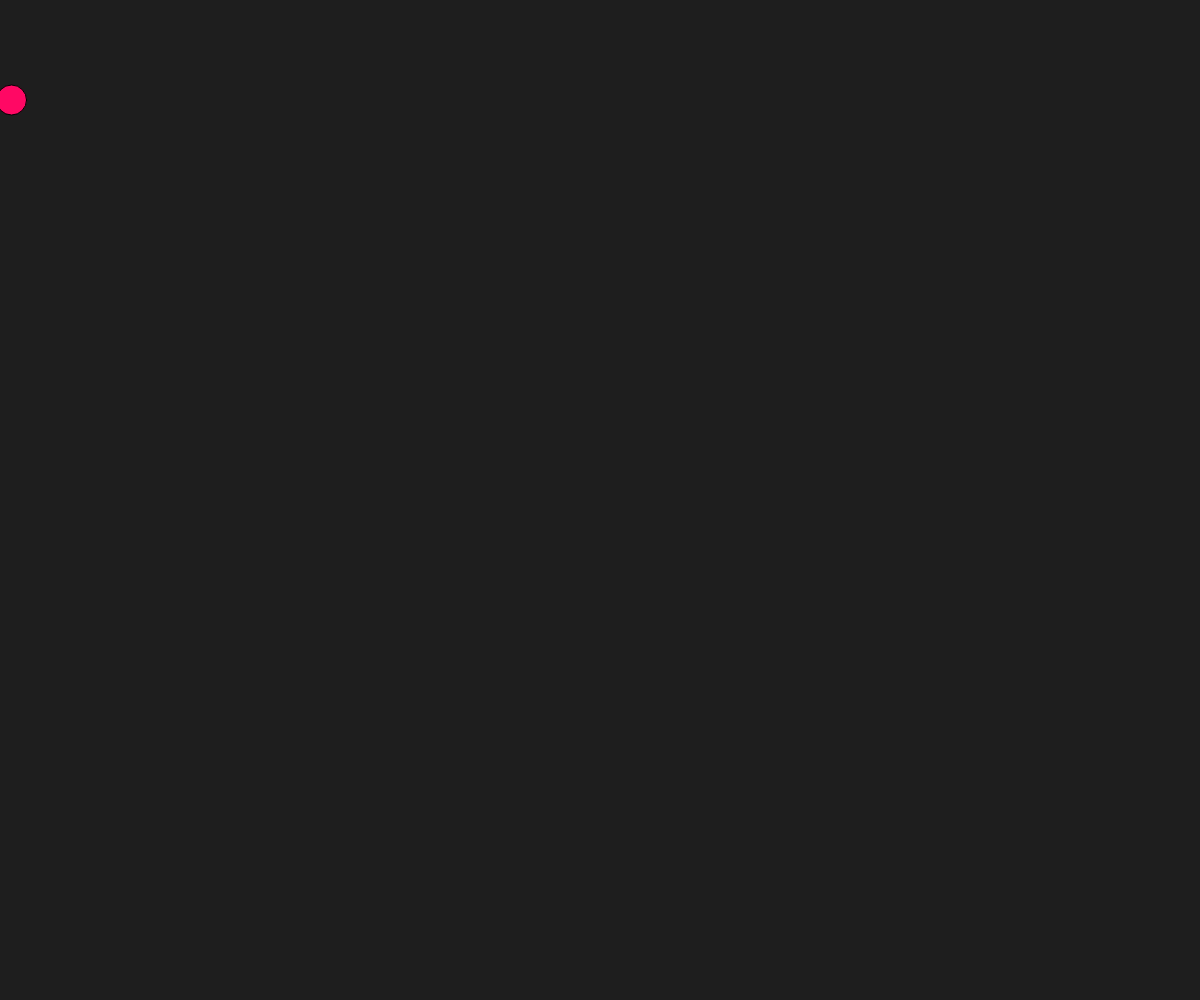
Frame 1 (no input)
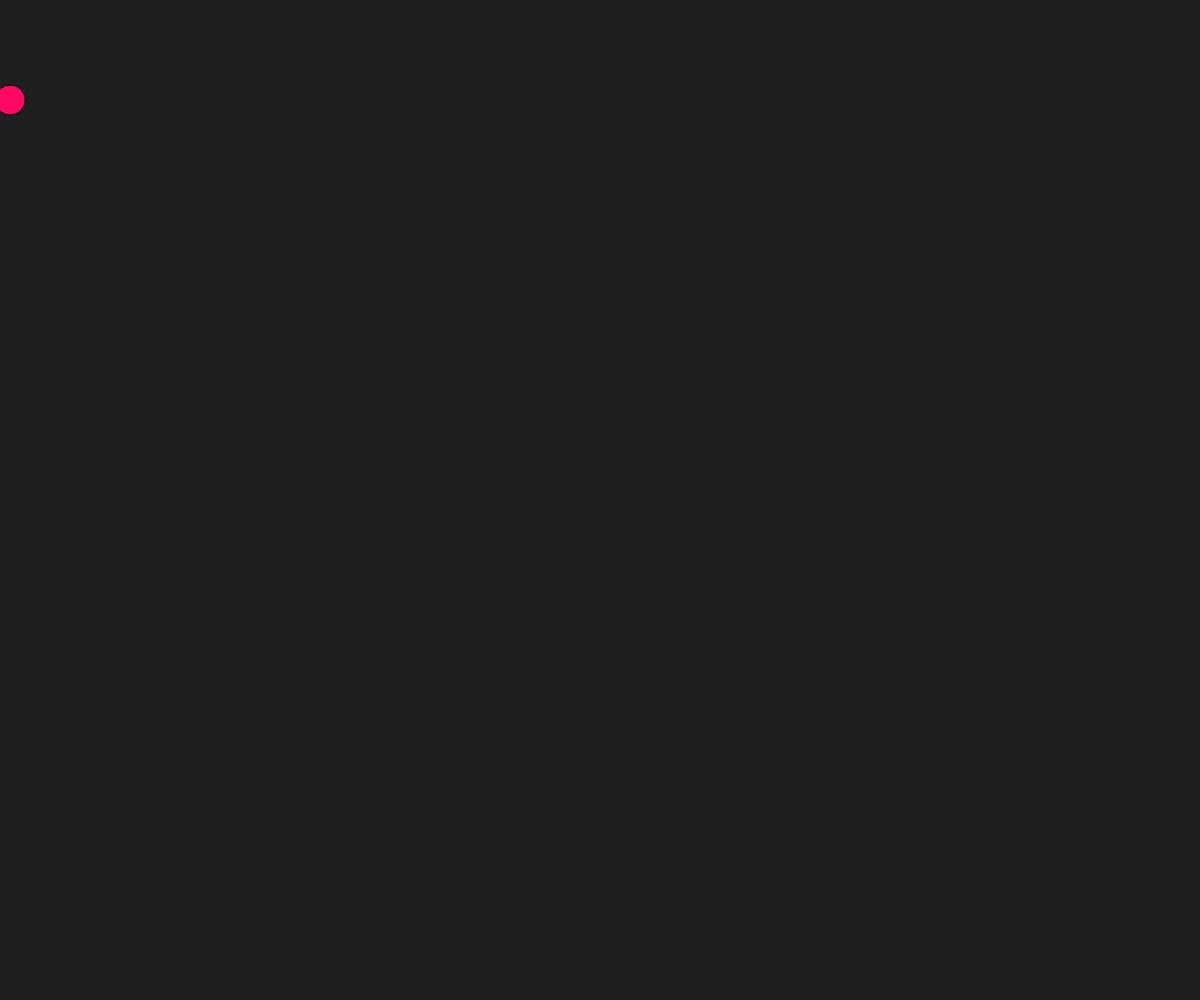
Frame 60 (no input)
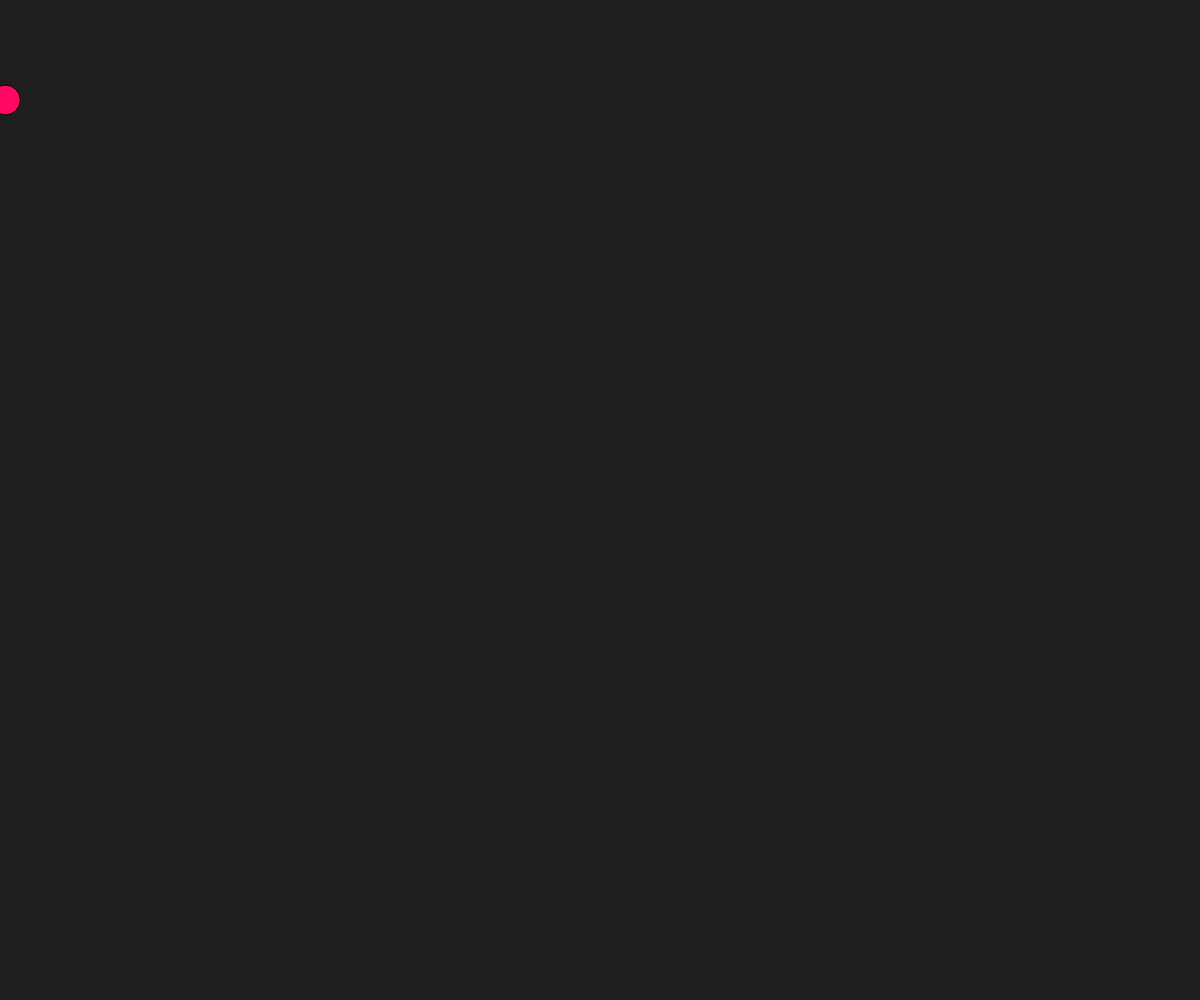
Frame 120 (the mouse pressed at the canvas centre since frame 60)

The p5.js sketch that drew these frames (run headless with seeded random() and noise() and a simulated clock; from frame 60 on, the mouse is pressed at the canvas centre):

// p5.js sketch
// ── sketch.js
// Create Your First Class Challenge 
// Eliz Vo
// OCtober 14, 2025

let myRoundRacer;
let xPosition;
let yPosition;
let racerCollection =[];

function setup() {
  createCanvas(windowWidth, windowHeight);
}

function draw() {
  background(30);
  myRoundRacer = new RoundRacer(100, 255, 8, 100);
  myRoundRacer.move();
  myRoundRacer.display();
}

class RoundRacer {
  // 1.Constructor
  constructor(y, a, b, c){
    xPosition = 0;
    yPosition = y;
    this.speed = random(3, 15);
    this.c = color(a , b, c);
  }

  // 2.Class Methods/ Functions 
  display(){
    fill(this.c);
    circle( xPosition, yPosition, 30);
  }

  move(){
    xPosition+= this.speed;
    if (xPosition > windowWidth){
      xPosition = 0;
    }
  }
}
